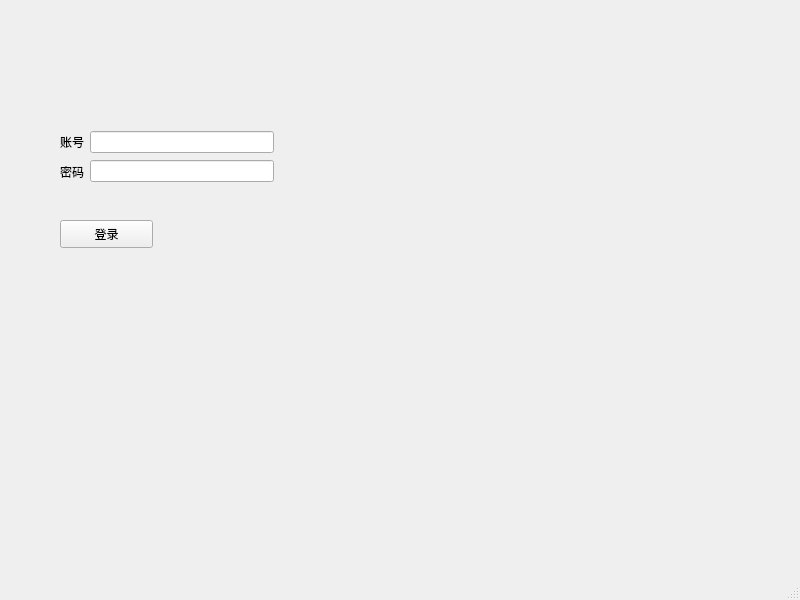
<?xml version="1.0" encoding="UTF-8"?>
<ui version="4.0">
 <class>Newbee</class>
 <widget class="QMainWindow" name="Newbee">
  <property name="geometry">
   <rect>
    <x>0</x>
    <y>0</y>
    <width>800</width>
    <height>600</height>
   </rect>
  </property>
  <property name="windowTitle">
   <string>Newbee</string>
  </property>
  <widget class="QWidget" name="centralwidget">
   <widget class="QPushButton" name="btnLogin">
    <property name="geometry">
     <rect>
      <x>60</x>
      <y>220</y>
      <width>93</width>
      <height>28</height>
     </rect>
    </property>
    <property name="text">
     <string>登录</string>
    </property>
   </widget>
   <widget class="QWidget" name="">
    <property name="geometry">
     <rect>
      <x>60</x>
      <y>130</y>
      <width>214</width>
      <height>53</height>
     </rect>
    </property>
    <layout class="QHBoxLayout" name="horizontalLayout">
     <item>
      <layout class="QVBoxLayout" name="verticalLayout">
       <item>
        <widget class="QLabel" name="label">
         <property name="text">
          <string>账号</string>
         </property>
        </widget>
       </item>
       <item>
        <widget class="QLabel" name="label_2">
         <property name="text">
          <string>密码</string>
         </property>
        </widget>
       </item>
      </layout>
     </item>
     <item>
      <layout class="QVBoxLayout" name="verticalLayout_2">
       <item>
        <widget class="QLineEdit" name="phoneEdit"/>
       </item>
       <item>
        <widget class="QLineEdit" name="passwordEdit"/>
       </item>
      </layout>
     </item>
    </layout>
   </widget>
  </widget>
  <widget class="QMenuBar" name="menubar">
   <property name="geometry">
    <rect>
     <x>0</x>
     <y>0</y>
     <width>800</width>
     <height>26</height>
    </rect>
   </property>
  </widget>
  <widget class="QStatusBar" name="statusbar"/>
 </widget>
 <resources/>
 <connections/>
</ui>
